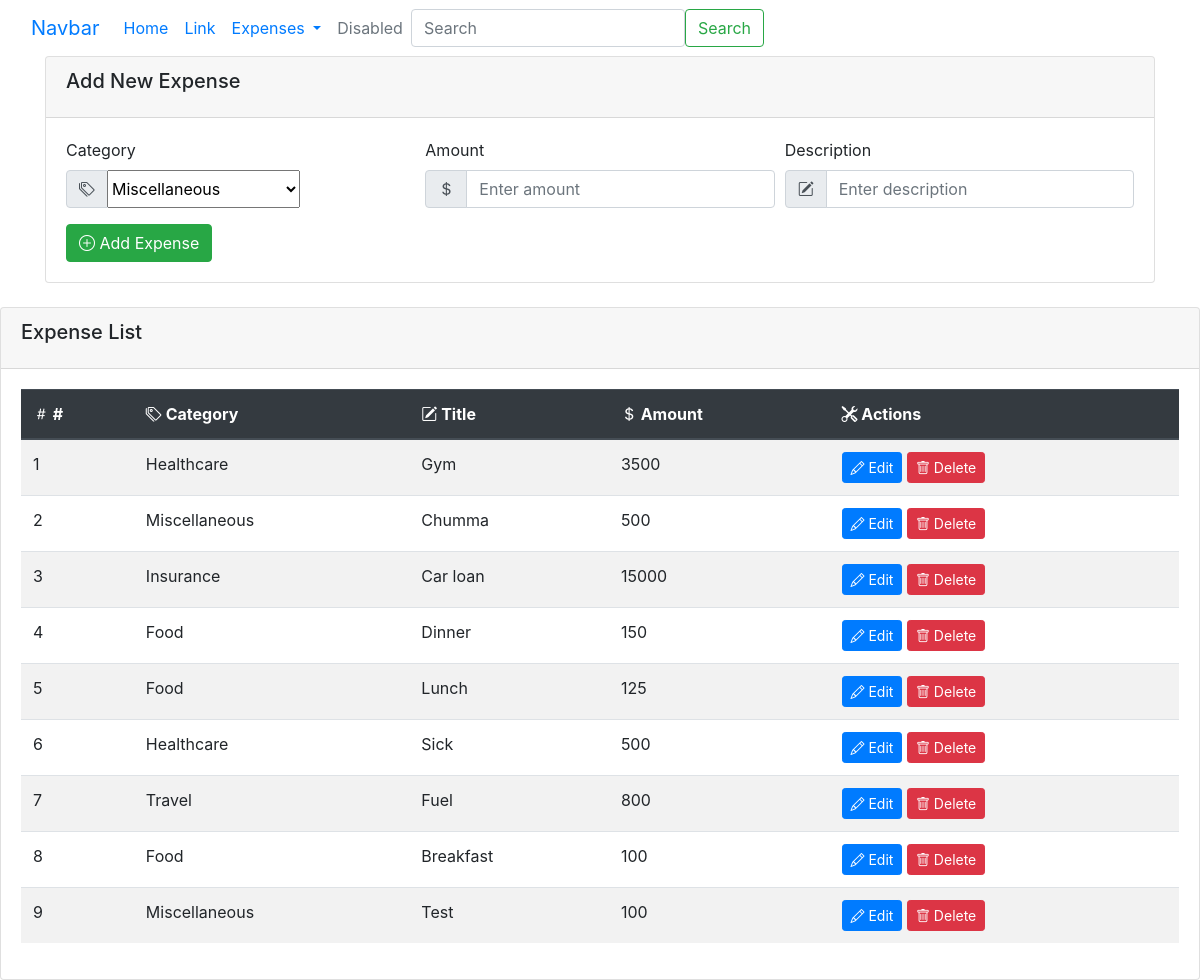
The app's page /expense/add/ (signed in) with its own data.
### expense_app/models.py (models this page shows, shortened)
class Expense(models.Model):
    title = models.CharField(max_length=200)
    amount = models.PositiveIntegerField()
    EXPENSE_CATEGORIES = (
            ('Housing', 'Housing'),
            ('Transportation', 'Transportation'),
            ('Food', 'Food'),
            ('Healthcare', 'Healthcare'),
            ('Education', 'Education'),
            ('Entertainment', 'Entertainment'),
            ('Personal Care', 'Personal Care'),
            ('Debt Payments', 'Debt Payments'),
            ('Savings & Investments', 'Savings & Investments'),
            ('Gifts & Donations', 'Gifts & Donations'),
            ('Insurance', 'Insurance'),
            ('Travel', 'Travel'),
            ('Miscellaneous', 'Miscellaneous'),
        )
    category = models.CharField(max_length=100,choices=EXPENSE_CATEGORIES,default="Miscellaneous")
    created_at = models.DateTimeField(auto_now_add=True)
    owner = models.ForeignKey(User,on_delete=models.CASCADE)

### expense_app/views.py (the view, shortened to what this page needs)
# urls.py: path('expense/add/',views.ExpenseCreateView.as_view(),name="expenseadd"),
@method_decorator(signin_required, name="dispatch")
class ExpenseCreateView(View):
    def get(self,request,*args,**kwargs):
        form_instance = ExpenseForm()
        qs = Expense.objects.filter(owner=request.user).order_by("-created_at")
        return render(request,"expense_add.html",{"form": form_instance, "data": qs})

### expense_app/forms.py
class ExpenseForm(forms.ModelForm):
    class Meta:
        model = Expense
        exclude = ('created_at','owner')

### expense_app/templates/expense_add.html (shortened to what this page needs)
{% extends 'base.html' %}
{% block main_block %}
<div class="container">
    <div class="card mb-4">
        <div class="card-header">
            <h5 class="card-title">Add New Expense</h5>
        </div>
        <div class="card-body">
            <form method="post">
                <div class="form-row">
                    <div class="form-group col-md-4">
                        <label for="expenseCategory">Category</label>
                        <div class="input-group">
                            <div class="input-group-prepend">
                                <span class="input-group-text"><i class="bi bi-tags"></i></span>
                            </div>
                            {{form.category }}
                        </div>
                    </div>
                    <div class="form-group col-md-4">
                        <label for="expenseAmount">Amount</label>
                        <div class="input-group">
                            <div class="input-group-prepend">
                                <span class="input-group-text"><i class="bi bi-currency-dollar"></i></span>
                            </div>
                            <input name="amount" type="number" class="form-control" id="expenseAmount"
                                placeholder="Enter amount" required>
                        </div>
                    </div>
                    <div class="form-group col-md-4">
                        <label for="expenseDescription">Description</label>
                        <div class="input-group">
                            <div class="input-group-prepend">
                                <span class="input-group-text"><i class="bi bi-pencil-square"></i></span>
                            </div>
                            <input name="title" type="text" class="form-control" id="expenseDescription"
                                placeholder="Enter description" required>
                        </div>
                    </div>
                </div>
                <button type="submit" class="btn btn-success"><i class="bi bi-plus-circle"></i> Add Expense</button>
            </form>
        </div>
    </div>
</div>
<div>
    <div class="card">
        <div class="card-header">
            <h5 class="card-title">Expense List</h5>
        </div>
        <div class="card-body">
            <table class="table table-striped table-hover">
                <thead class="thead-dark">
                    <tr>
                        <th><i class="bi bi-hash"></i> #</th>
                        <th><i class="bi bi-tags"></i> Category</th>
                        <th><i class="bi bi-pencil-square"></i> Title </th>
                        <th><i class="bi bi-currency-dollar"></i> Amount</th>
                        <th><i class="bi bi-tools"></i> Actions</th>
                    </tr>
                </thead>
                <tbody>
                    {%for e in data%}
                    <tr>
                        <td>{{forloop.counter}}</td>
                        <td>{{e.category}}</td>
                        <td>{{e.title}}</td>
                        <td>{{e.amount}}</td>
                        <td>
                            <a href="{%url 'expenseedit' e.id%}" class="btn btn-primary btn-sm"><i class="bi bi-pencil"></i> Edit</a>
                            <a href="{%url 'expenseremove' e.id%}" class="btn btn-danger btn-sm"><i class="bi bi-trash"></i> Delete</a>
                        </td>
                    </tr>
                    {%endfor%}
                </tbody>
            </table>
        </div>
    </div>
</div>
{% endblock %}

### records on screen
Expense: category "Healthcare", title "Gym", amount "3500"
Expense: category "Miscellaneous", title "Chumma", amount "500"
Expense: category "Insurance", title "Car loan", amount "15000"
Expense: category "Food", title "Dinner", amount "150"
Expense: category "Food", title "Lunch", amount "125"
Expense: category "Healthcare", title "Sick", amount "500"
Expense: category "Travel", title "Fuel", amount "800"
Expense: category "Food", title "Breakfast", amount "100"
Expense: category "Miscellaneous", title "Test", amount "100"
